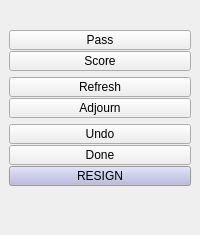
             <widget class="QWidget" name="Tab_play" >
              <attribute name="title" >
               <string>Play</string>
              </attribute>
              <layout class="QVBoxLayout" >
               <property name="margin" >
                <number>9</number>
               </property>
               <property name="spacing" >
                <number>6</number>
               </property>
               <item>
                <spacer>
                 <property name="orientation" >
                  <enum>Qt::Vertical</enum>
                 </property>
                 <property name="sizeHint" >
                  <size>
                   <width>20</width>
                   <height>21</height>
                  </size>
                 </property>
                </spacer>
               </item>
               <item>
                <layout class="QVBoxLayout" >
                 <property name="margin" >
                  <number>0</number>
                 </property>
                 <property name="spacing" >
                  <number>1</number>
                 </property>
                 <item>
                  <widget class="QPushButton" name="passButton" >
                   <property name="sizePolicy" >
                    <sizepolicy>
                     <hsizetype>1</hsizetype>
                     <vsizetype>0</vsizetype>
                     <horstretch>0</horstretch>
                     <verstretch>0</verstretch>
                    </sizepolicy>
                   </property>
                   <property name="maximumSize" >
                    <size>
                     <width>16777215</width>
                     <height>20</height>
                    </size>
                   </property>
                   <property name="focusPolicy" >
                    <enum>Qt::NoFocus</enum>
                   </property>
                   <property name="toolTip" >
                    <string>Pass move</string>
                   </property>
                   <property name="whatsThis" >
                    <string>Pass

Pass your turn.</string>
                   </property>
                   <property name="text" >
                    <string>Pass</string>
                   </property>
                  </widget>
                 </item>
                 <item>
                  <widget class="QPushButton" name="scoreButton" >
                   <property name="maximumSize" >
                    <size>
                     <width>16777215</width>
                     <height>20</height>
                    </size>
                   </property>
                   <property name="focusPolicy" >
                    <enum>Qt::NoFocus</enum>
                   </property>
                   <property name="toolTip" >
                    <string>Request adjournment</string>
                   </property>
                   <property name="whatsThis" >
                    <string>Adjourn.

Send adjournment request to your opponent. If he accept it, the game will be adjourned and saved.</string>
                   </property>
                   <property name="text" >
                    <string>Score</string>
                   </property>
                   <property name="checkable" >
                    <bool>true</bool>
                   </property>
                  </widget>
                 </item>
                </layout>
               </item>
               <item>
                <layout class="QVBoxLayout" >
                 <property name="margin" >
                  <number>0</number>
                 </property>
                 <property name="spacing" >
                  <number>1</number>
                 </property>
                 <item>
                  <widget class="QPushButton" name="refreshButton" >
                   <property name="sizePolicy" >
                    <sizepolicy>
                     <hsizetype>1</hsizetype>
                     <vsizetype>0</vsizetype>
                     <horstretch>0</horstretch>
                     <verstretch>0</verstretch>
                    </sizepolicy>
                   </property>
                   <property name="maximumSize" >
                    <size>
                     <width>16777215</width>
                     <height>20</height>
                    </size>
                   </property>
                   <property name="focusPolicy" >
                    <enum>Qt::NoFocus</enum>
                   </property>
                   <property name="toolTip" >
                    <string>Refresh display</string>
                   </property>
                   <property name="whatsThis" >
                    <string>Refresh

Refresh board. Use this if you cannot see any stones on the board.</string>
                   </property>
                   <property name="text" >
                    <string>Refresh</string>
                   </property>
                  </widget>
                 </item>
                 <item>
                  <widget class="QPushButton" name="adjournButton" >
                   <property name="sizePolicy" >
                    <sizepolicy>
                     <hsizetype>1</hsizetype>
                     <vsizetype>0</vsizetype>
                     <horstretch>0</horstretch>
                     <verstretch>0</verstretch>
                    </sizepolicy>
                   </property>
                   <property name="maximumSize" >
                    <size>
                     <width>16777215</width>
                     <height>20</height>
                    </size>
                   </property>
                   <property name="focusPolicy" >
                    <enum>Qt::NoFocus</enum>
                   </property>
                   <property name="toolTip" >
                    <string>Request adjournment</string>
                   </property>
                   <property name="whatsThis" >
                    <string>Adjourn.

Send adjournment request to your opponent. If he accept it, the game will be adjourned and saved.</string>
                   </property>
                   <property name="text" >
                    <string>Adjourn</string>
                   </property>
                  </widget>
                 </item>
                </layout>
               </item>
               <item>
                <layout class="QVBoxLayout" >
                 <property name="margin" >
                  <number>0</number>
                 </property>
                 <property name="spacing" >
                  <number>1</number>
                 </property>
                 <item>
                  <widget class="QPushButton" name="undoButton" >
                   <property name="sizePolicy" >
                    <sizepolicy>
                     <hsizetype>1</hsizetype>
                     <vsizetype>0</vsizetype>
                     <horstretch>0</horstretch>
                     <verstretch>0</verstretch>
                    </sizepolicy>
                   </property>
                   <property name="maximumSize" >
                    <size>
                     <width>16777215</width>
                     <height>20</height>
                    </size>
                   </property>
                   <property name="focusPolicy" >
                    <enum>Qt::NoFocus</enum>
                   </property>
                   <property name="toolTip" >
                    <string>Undo last move</string>
                   </property>
                   <property name="whatsThis" >
                    <string>Undo

Undo the opponent's last move.</string>
                   </property>
                   <property name="text" >
                    <string>Undo</string>
                   </property>
                  </widget>
                 </item>
                 <item>
                  <widget class="QPushButton" name="doneButton" >
                   <property name="sizePolicy" >
                    <sizepolicy>
                     <hsizetype>1</hsizetype>
                     <vsizetype>1</vsizetype>
                     <horstretch>0</horstretch>
                     <verstretch>0</verstretch>
                    </sizepolicy>
                   </property>
                   <property name="maximumSize" >
                    <size>
                     <width>16777215</width>
                     <height>20</height>
                    </size>
                   </property>
                   <property name="focusPolicy" >
                    <enum>Qt::NoFocus</enum>
                   </property>
                   <property name="toolTip" >
                    <string>Pass move</string>
                   </property>
                   <property name="whatsThis" >
                    <string>Pass

Pass your turn.</string>
                   </property>
                   <property name="text" >
                    <string>Done</string>
                   </property>
                  </widget>
                 </item>
                 <item>
                  <widget class="QPushButton" name="resignButton" >
                   <property name="sizePolicy" >
                    <sizepolicy>
                     <hsizetype>1</hsizetype>
                     <vsizetype>0</vsizetype>
                     <horstretch>0</horstretch>
                     <verstretch>0</verstretch>
                    </sizepolicy>
                   </property>
                   <property name="maximumSize" >
                    <size>
                     <width>16777215</width>
                     <height>20</height>
                    </size>
                   </property>
                   <property name="palette" >
                    <palette>
                     <active>
                      <colorrole role="WindowText" >
                       <brush brushstyle="SolidPattern" >
                        <color alpha="255" >
                         <red>0</red>
                         <green>0</green>
                         <blue>0</blue>
                        </color>
                       </brush>
                      </colorrole>
                      <colorrole role="Button" >
                       <brush brushstyle="SolidPattern" >
                        <color alpha="255" >
                         <red>181</red>
                         <green>179</green>
                         <blue>220</blue>
                        </color>
                       </brush>
                      </colorrole>
                      <colorrole role="Light" >
                       <brush brushstyle="SolidPattern" >
                        <color alpha="255" >
                         <red>255</red>
                         <green>255</green>
                         <blue>255</blue>
                        </color>
                       </brush>
                      </colorrole>
                      <colorrole role="Midlight" >
                       <brush brushstyle="SolidPattern" >
                        <color alpha="255" >
                         <red>218</red>
                         <green>217</green>
                         <blue>237</blue>
                        </color>
                       </brush>
                      </colorrole>
                      <colorrole role="Dark" >
                       <brush brushstyle="SolidPattern" >
                        <color alpha="255" >
                         <red>90</red>
                         <green>89</green>
                         <blue>110</blue>
                        </color>
                       </brush>
                      </colorrole>
                      <colorrole role="Mid" >
                       <brush brushstyle="SolidPattern" >
                        <color alpha="255" >
                         <red>120</red>
                         <green>119</green>
                         <blue>146</blue>
                        </color>
                       </brush>
                      </colorrole>
                      <colorrole role="Text" >
                       <brush brushstyle="SolidPattern" >
                        <color alpha="255" >
                         <red>0</red>
                         <green>0</green>
                         <blue>0</blue>
                        </color>
                       </brush>
                      </colorrole>
                      <colorrole role="BrightText" >
                       <brush brushstyle="SolidPattern" >
                        <color alpha="255" >
                         <red>255</red>
                         <green>255</green>
                         <blue>255</blue>
                        </color>
                       </brush>
                      </colorrole>
                      <colorrole role="ButtonText" >
                       <brush brushstyle="SolidPattern" >
                        <color alpha="255" >
                         <red>0</red>
                         <green>0</green>
                         <blue>0</blue>
                        </color>
                       </brush>
                      </colorrole>
                      <colorrole role="Base" >
                       <brush brushstyle="SolidPattern" >
                        <color alpha="255" >
                         <red>255</red>
                         <green>255</green>
                         <blue>255</blue>
                        </color>
                       </brush>
                      </colorrole>
                      <colorrole role="Window" >
                       <brush brushstyle="SolidPattern" >
                        <color alpha="255" >
                         <red>212</red>
                         <green>208</green>
                         <blue>200</blue>
                        </color>
                       </brush>
                      </colorrole>
                      <colorrole role="Shadow" >
                       <brush brushstyle="SolidPattern" >
                        <color alpha="255" >
                         <red>0</red>
                         <green>0</green>
                         <blue>0</blue>
                        </color>
                       </brush>
                      </colorrole>
                      <colorrole role="Highlight" >
                       <brush brushstyle="SolidPattern" >
                        <color alpha="255" >
                         <red>10</red>
                         <green>36</green>
                         <blue>106</blue>
                        </color>
                       </brush>
                      </colorrole>
                      <colorrole role="HighlightedText" >
                       <brush brushstyle="SolidPattern" >
                        <color alpha="255" >
                         <red>255</red>
                         <green>255</green>
                         <blue>255</blue>
                        </color>
                       </brush>
                      </colorrole>
                      <colorrole role="Link" >
                       <brush brushstyle="SolidPattern" >
                        <color alpha="255" >
                         <red>0</red>
                         <green>0</green>
                         <blue>0</blue>
                        </color>
                       </brush>
                      </colorrole>
                      <colorrole role="LinkVisited" >
                       <brush brushstyle="SolidPattern" >
                        <color alpha="255" >
                         <red>0</red>
                         <green>0</green>
                         <blue>0</blue>
                        </color>
                       </brush>
                      </colorrole>
                      <colorrole role="AlternateBase" >
                       <brush brushstyle="SolidPattern" >
                        <color alpha="255" >
                         <red>232</red>
                         <green>232</green>
                         <blue>232</blue>
                        </color>
                       </brush>
                      </colorrole>
                     </active>
                     <inactive>
                      <colorrole role="WindowText" >
                       <brush brushstyle="SolidPattern" >
                        <color alpha="255" >
                         <red>0</red>
                         <green>0</green>
                         <blue>0</blue>
                        </color>
                       </brush>
                      </colorrole>
                      <colorrole role="Button" >
                       <brush brushstyle="SolidPattern" >
                        <color alpha="255" >
                         <red>181</red>
                         <green>179</green>
                         <blue>220</blue>
                        </color>
                       </brush>
                      </colorrole>
                      <colorrole role="Light" >
                       <brush brushstyle="SolidPattern" >
                        <color alpha="255" >
                         <red>255</red>
                         <green>255</green>
                         <blue>255</blue>
                        </color>
                       </brush>
                      </colorrole>
                      <colorrole role="Midlight" >
                       <brush brushstyle="SolidPattern" >
                        <color alpha="255" >
                         <red>208</red>
                         <green>205</green>
                         <blue>253</blue>
                        </color>
                       </brush>
                      </colorrole>
                      <colorrole role="Dark" >
                       <brush brushstyle="SolidPattern" >
                        <color alpha="255" >
                         <red>90</red>
                         <green>89</green>
                         <blue>110</blue>
                        </color>
                       </brush>
                      </colorrole>
                      <colorrole role="Mid" >
                       <brush brushstyle="SolidPattern" >
                        <color alpha="255" >
                         <red>120</red>
                         <green>119</green>
                         <blue>146</blue>
                        </color>
                       </brush>
                      </colorrole>
                      <colorrole role="Text" >
                       <brush brushstyle="SolidPattern" >
                        <color alpha="255" >
                         <red>0</red>
                         <green>0</green>
                         <blue>0</blue>
                        </color>
                       </brush>
                      </colorrole>
                      <colorrole role="BrightText" >
                       <brush brushstyle="SolidPattern" >
                        <color alpha="255" >
                         <red>255</red>
                         <green>255</green>
                         <blue>255</blue>
                        </color>
                       </brush>
                      </colorrole>
                      <colorrole role="ButtonText" >
                       <brush brushstyle="SolidPattern" >
                        <color alpha="255" >
                         <red>0</red>
                         <green>0</green>
                         <blue>0</blue>
                        </color>
                       </brush>
                      </colorrole>
                      <colorrole role="Base" >
                       <brush brushstyle="SolidPattern" >
                        <color alpha="255" >
                         <red>255</red>
                         <green>255</green>
                         <blue>255</blue>
                        </color>
                       </brush>
                      </colorrole>
                      <colorrole role="Window" >
                       <brush brushstyle="SolidPattern" >
                        <color alpha="255" >
                         <red>212</red>
                         <green>208</green>
                         <blue>200</blue>
                        </color>
                       </brush>
                      </colorrole>
                      <colorrole role="Shadow" >
                       <brush brushstyle="SolidPattern" >
                        <color alpha="255" >
                         <red>0</red>
                         <green>0</green>
                         <blue>0</blue>
                        </color>
                       </brush>
                      </colorrole>
                      <colorrole role="Highlight" >
                       <brush brushstyle="SolidPattern" >
                        <color alpha="255" >
                         <red>10</red>
                         <green>36</green>
                         <blue>106</blue>
                        </color>
                       </brush>
                      </colorrole>
                      <colorrole role="HighlightedText" >
                       <brush brushstyle="SolidPattern" >
                        <color alpha="255" >
                         <red>255</red>
                         <green>255</green>
                         <blue>255</blue>
                        </color>
                       </brush>
                      </colorrole>
                      <colorrole role="Link" >
                       <brush brushstyle="SolidPattern" >
                        <color alpha="255" >
                         <red>0</red>
                         <green>0</green>
                         <blue>0</blue>
                        </color>
                       </brush>
                      </colorrole>
                      <colorrole role="LinkVisited" >
                       <brush brushstyle="SolidPattern" >
                        <color alpha="255" >
                         <red>0</red>
                         <green>0</green>
                         <blue>0</blue>
                        </color>
                       </brush>
                      </colorrole>
                      <colorrole role="AlternateBase" >
                       <brush brushstyle="SolidPattern" >
                        <color alpha="255" >
                         <red>232</red>
                         <green>232</green>
                         <blue>232</blue>
                        </color>
                       </brush>
                      </colorrole>
                     </inactive>
                     <disabled>
                      <colorrole role="WindowText" >
                       <brush brushstyle="SolidPattern" >
                        <color alpha="255" >
                         <red>128</red>
                         <green>128</green>
                         <blue>128</blue>
                        </color>
                       </brush>
                      </colorrole>
                      <colorrole role="Button" >
                       <brush brushstyle="SolidPattern" >
                        <color alpha="255" >
                         <red>181</red>
                         <green>179</green>
                         <blue>220</blue>
                        </color>
                       </brush>
                      </colorrole>
                      <colorrole role="Light" >
                       <brush brushstyle="SolidPattern" >
                        <color alpha="255" >
                         <red>255</red>
                         <green>255</green>
                         <blue>255</blue>
                        </color>
                       </brush>
                      </colorrole>
                      <colorrole role="Midlight" >
                       <brush brushstyle="SolidPattern" >
                        <color alpha="255" >
                         <red>208</red>
                         <green>205</green>
                         <blue>253</blue>
                        </color>
                       </brush>
                      </colorrole>
                      <colorrole role="Dark" >
                       <brush brushstyle="SolidPattern" >
                        <color alpha="255" >
                         <red>90</red>
                         <green>89</green>
                         <blue>110</blue>
                        </color>
                       </brush>
                      </colorrole>
                      <colorrole role="Mid" >
                       <brush brushstyle="SolidPattern" >
                        <color alpha="255" >
                         <red>120</red>
                         <green>119</green>
                         <blue>146</blue>
                        </color>
                       </brush>
                      </colorrole>
                      <colorrole role="Text" >
                       <brush brushstyle="SolidPattern" >
                        <color alpha="255" >
                         <red>0</red>
                         <green>0</green>
                         <blue>0</blue>
                        </color>
                       </brush>
                      </colorrole>
                      <colorrole role="BrightText" >
                       <brush brushstyle="SolidPattern" >
                        <color alpha="255" >
                         <red>255</red>
                         <green>255</green>
                         <blue>255</blue>
                        </color>
                       </brush>
                      </colorrole>
                      <colorrole role="ButtonText" >
                       <brush brushstyle="SolidPattern" >
                        <color alpha="255" >
                         <red>128</red>
                         <green>128</green>
                         <blue>128</blue>
                        </color>
                       </brush>
                      </colorrole>
                      <colorrole role="Base" >
                       <brush brushstyle="SolidPattern" >
                        <color alpha="255" >
                         <red>255</red>
                         <green>255</green>
                         <blue>255</blue>
                        </color>
                       </brush>
                      </colorrole>
                      <colorrole role="Window" >
                       <brush brushstyle="SolidPattern" >
                        <color alpha="255" >
                         <red>212</red>
                         <green>208</green>
                         <blue>200</blue>
                        </color>
                       </brush>
                      </colorrole>
                      <colorrole role="Shadow" >
                       <brush brushstyle="SolidPattern" >
                        <color alpha="255" >
                         <red>0</red>
                         <green>0</green>
                         <blue>0</blue>
                        </color>
                       </brush>
                      </colorrole>
                      <colorrole role="Highlight" >
                       <brush brushstyle="SolidPattern" >
                        <color alpha="255" >
                         <red>10</red>
                         <green>36</green>
                         <blue>106</blue>
                        </color>
                       </brush>
                      </colorrole>
                      <colorrole role="HighlightedText" >
                       <brush brushstyle="SolidPattern" >
                        <color alpha="255" >
                         <red>255</red>
                         <green>255</green>
                         <blue>255</blue>
                        </color>
                       </brush>
                      </colorrole>
                      <colorrole role="Link" >
                       <brush brushstyle="SolidPattern" >
                        <color alpha="255" >
                         <red>0</red>
                         <green>0</green>
                         <blue>0</blue>
                        </color>
                       </brush>
                      </colorrole>
                      <colorrole role="LinkVisited" >
                       <brush brushstyle="SolidPattern" >
                        <color alpha="255" >
                         <red>0</red>
                         <green>0</green>
                         <blue>0</blue>
                        </color>
                       </brush>
                      </colorrole>
                      <colorrole role="AlternateBase" >
                       <brush brushstyle="SolidPattern" >
                        <color alpha="255" >
                         <red>232</red>
                         <green>232</green>
                         <blue>232</blue>
                        </color>
                       </brush>
                      </colorrole>
                     </disabled>
                    </palette>
                   </property>
                   <property name="focusPolicy" >
                    <enum>Qt::NoFocus</enum>
                   </property>
                   <property name="toolTip" >
                    <string>Default Loss</string>
                   </property>
                   <property name="whatsThis" >
                    <string>Resign.

Resign the game immediately. Clicking here is a default loss. Your opponent wins. Game ends.</string>
                   </property>
                   <property name="text" >
                    <string>RESIGN</string>
                   </property>
                   <property name="checkable" >
                    <bool>false</bool>
                   </property>
                  </widget>
                 </item>
                 <item>
                  <spacer>
                   <property name="orientation" >
                    <enum>Qt::Vertical</enum>
                   </property>
                   <property name="sizeHint" >
                    <size>
                     <width>20</width>
                     <height>40</height>
                    </size>
                   </property>
                  </spacer>
                 </item>
                </layout>
               </item>
              </layout>
             </widget>
